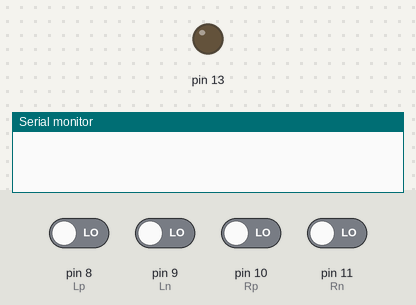
The sketch below on a simulated Arduino Uno, built with avr-gcc and run on an emulated ATmega328P. Parts: output pins drawn as LEDs (lit = HIGH), the last lines printed to the serial monitor. Inputs (shaded band) come from the test bench; at power-on: pin 8 (Lp), pin 9 (Ln), pin 10 (Rp), pin 11 (Rn) LOW.

Above: at 1.8 s.
1.9 s: pin 8 (Lp) driven HIGH
At 2.3 s:
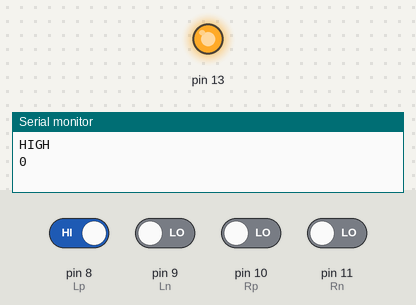
4.9 s: pin 8 (Lp) driven LOW
At 5.8 s:
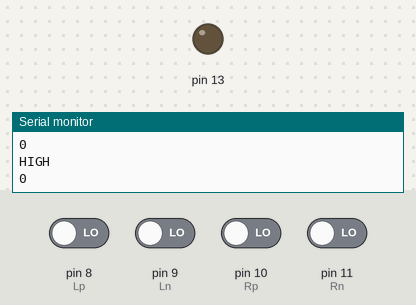
6.5 s: pin 9 (Ln) driven HIGH
At 6.9 s:
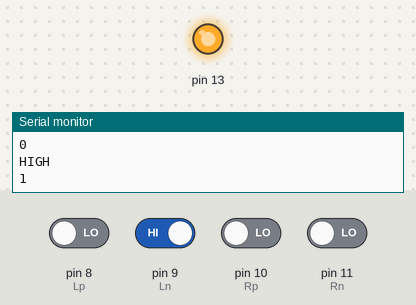
9.5 s: pin 9 (Ln) driven LOW
At 10.5 s:
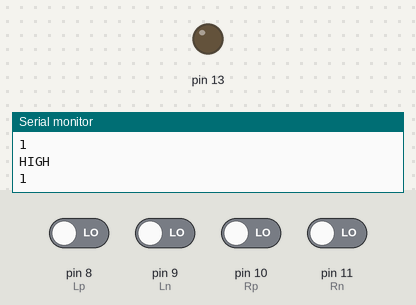
Timing chart, 0 to 12.0 s (numbered marks = the images above; inputs shaded):
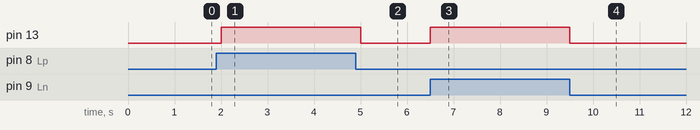

The sketch:

mech_final_rf.ino
```cpp
int Lp=8;
int Ln=9;
int Rp=10;
int Rn=11;

void setup() {
pinMode(Lp,INPUT);
pinMode(Ln,INPUT);
pinMode(Rp,INPUT);
pinMode(Rn,INPUT);
Serial.begin(9600);
pinMode(13,OUTPUT);
}

void loop() {
if(digitalRead(Lp)||digitalRead(Ln)||digitalRead(Rp)||digitalRead(Rn))
{
  Serial.println("HIGH");
  if(digitalRead(Lp)) Serial.println("0");
  if(digitalRead(Ln)) Serial.println("1");
  if(digitalRead(Rp)) Serial.println("2");
  if(digitalRead(Rn)) Serial.println("3");
  digitalWrite(13,HIGH);
  delay(500);
}
delay(500);
digitalWrite(13,LOW);
}
```

Measured:
- after the input at 1.9 s, pin 13: LOW → HIGH after 0.10 s
- after the input at 4.9 s, pin 13: HIGH → LOW after 0.10 s
- after the input at 6.5 s, pin 13: LOW → HIGH at once
- after the input at 9.5 s, pin 13: HIGH → LOW at once
